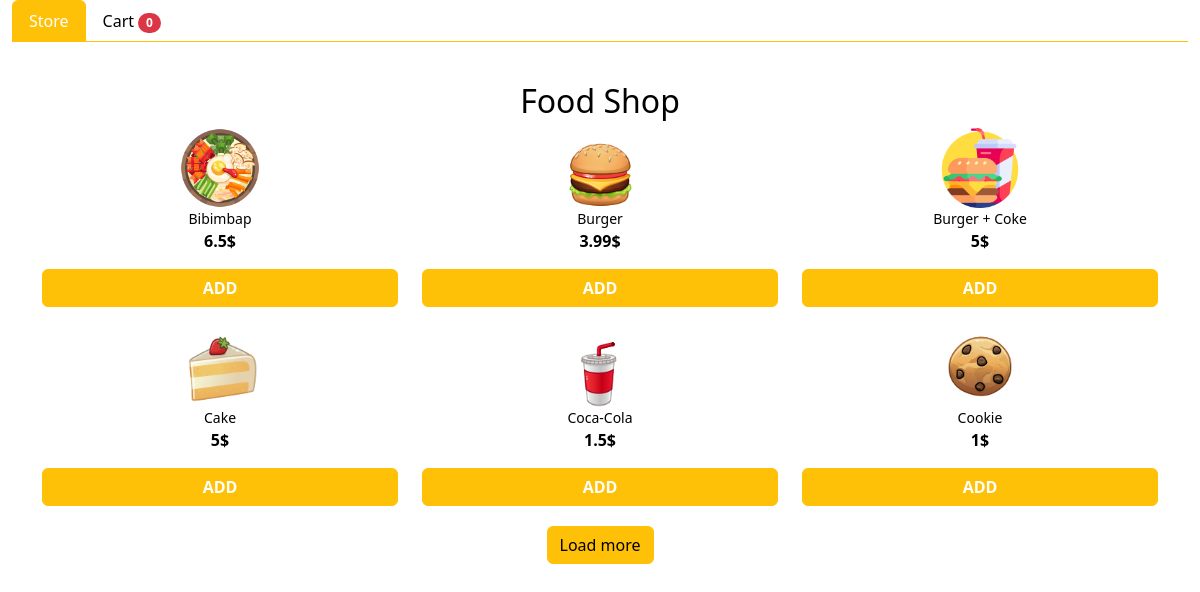
The app's page /web-apps/page2.php with its own data.
### tables this page shows
CREATE TABLE `products` (
  `id` int(10) UNSIGNED NOT NULL,
  `title` varchar(255) NOT NULL,
  `price` int(10) UNSIGNED NOT NULL,
  `img` varchar(255) NOT NULL
);

### functions.php (called while the page is built, shortened)
<?php
function get_products(int $start, int $per_page): array
{
    global $pdo;
    $stmt = $pdo->prepare("SELECT * FROM products LIMIT $start, $per_page");
    $stmt->execute();
    return $stmt->fetchAll();
}
function get_start(int $page, int $per_page): int
{
    return ($page - 1) * $per_page;
}

### web-apps/product_tpl.php (the view, shortened to what this page needs)
<div class="col-4">
    <div class="product-card text-center">
        <img src="img/<?= $product['img'] ?>" class="card-img-top"
             alt="">
        <div class="product-card-body">
            <p class="product-title">
                <?= $product['title'] ?>
            </p>
            <p class="product-price">
                <?= $product['price'] / 100 ?>$
            </p>
            <div class="d-grid gap-2 mt-2">
                <button class="btn btn-warning add2cart animate__animated"
                        data-product='<?= json_encode($product) ?>'>ADD
                </button>
            </div>
        </div>
    </div>
</div>

### web-apps/page2.php (shortened to what this page needs)
<?php
require_once __DIR__ . '/../config.php';
require_once __DIR__ . '/../functions.php';
$per_page = 6;
if (isset($_GET['page'])) {
    $page = (int)$_GET['page'];
    if ($page < 1) {
        $page = 1;
    }
    $start = get_start($page, $per_page);
    $products = get_products($start, $per_page);
    ob_start();
    foreach ($products as $product) {
        require __DIR__ . '/product_tpl.php';
    }
    $html = ob_get_clean();
    echo $html;
    die;
} else {
    $page = 1;
    $start = get_start($page, $per_page);
    $products = get_products($start, $per_page);
}
?>
<!doctype html>
<html lang="en">
<head>
    <link href="https://cdn.jsdelivr.net/npm/bootstrap@5.3.0/dist/css/bootstrap.min.css" rel="stylesheet">
    <link rel="stylesheet" href="https://cdnjs.cloudflare.com/ajax/libs/animate.css/4.1.1/animate.min.css"/>
    <link rel="stylesheet" href="main.css">
</head>
<body>
<div class="container my-3">
    <div class="row">
        <div class="col-12">
            <nav class="fixed-top">
                <div class="nav nav-tabs animate__animated animate__fadeInDown" id="nav-tab" role="tablist">
                    <button class="nav-link active" data-bs-toggle="tab" data-bs-target="#nav-store" type="button"
                            role="tab">Store
                    </button>
                    <button class="nav-link" data-bs-toggle="tab" data-bs-target="#nav-cart" type="button" role="tab">
                        Cart <span class="badge rounded-pill bg-danger cart-sum">0</span></button>
                </div>
            </nav>
            <div class="tab-content mt-3" id="nav-tabContent">
                <div class="tab-pane fade show active" id="nav-store" role="tabpanel">
                    <h2 class="animate__animated animate__fadeInDown text-center">Food Shop</h2>
                    <div class="row animate__animated animate__fadeIn" id="products-list">
                        <?php foreach ($products as $product): ?>
                            <?php require __DIR__ . '/product_tpl.php'; ?>
                        <?php endforeach; ?>
                    </div>
                    <div class="text-center animate__animated animate__fadeInUp" id="loader">
                        <button class="btn btn-warning" id="loader-btn">Load more</button>
                    </div>
                </div>
            </div>
        </div>
    </div>
</div>
</body>
</html>

### web-apps/main.css (style rules this page uses)
body { background-color: var(--tg-theme-bg-color); color: var(--tg-theme-text-color); }
.product-card { margin-bottom: 20px; position: relative; }
.product-title { font-size: 14px; margin: 0; }
.product-price { font-weight: 600; }
nav.fixed-top { background-color: var(--tg-theme-bg-color); padding: 0 12px; }
.tab-content { padding-top: 50px; }
.nav-tabs .nav-link.active { background-color: #ffc107; border-color: #ffc107; color: #fff; }
.nav-tabs { border-bottom: 1px solid #ffc107; }
.nav-link { color: var(--tg-theme-link-color); }
.card-img-top { max-width: 80px; }
.add2cart { color: #fff; font-weight: 600; }

### records on screen
products: img (picture), title "Bibimbap", $product['price']/100 "6.5"
products: img (picture), title "Burger", $product['price']/100 "3.99"
products: img (picture), title "Burger + Coke", $product['price']/100 "5"
products: img (picture), title "Cake", $product['price']/100 "5"
products: img (picture), title "Coca-Cola", $product['price']/100 "1.5"
products: img (picture), title "Cookie", $product['price']/100 "1"
